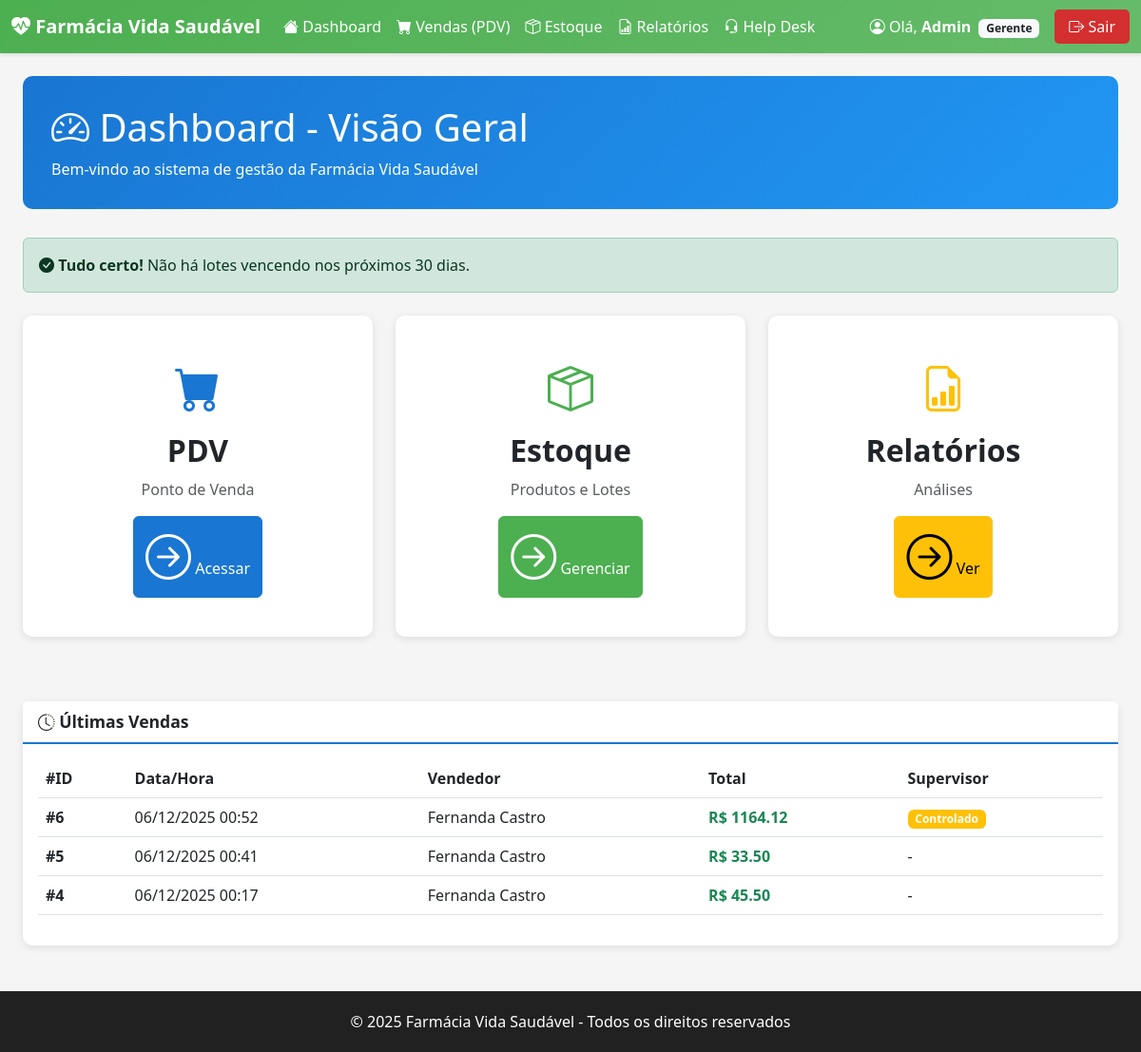
The page /dashboard (signed in) on the database its author committed.
### tables this page shows
CREATE TABLE usuarios (
            id INTEGER PRIMARY KEY AUTOINCREMENT,
            nome TEXT NOT NULL,
            login TEXT UNIQUE NOT NULL,
            senha_hash TEXT NOT NULL,
            cargo TEXT CHECK(cargo IN ('Atendente', 'Farmaceutico', 'Gerente')) NOT NULL,
            created_at TIMESTAMP DEFAULT CURRENT_TIMESTAMP
        );

CREATE TABLE vendas (
            id INTEGER PRIMARY KEY AUTOINCREMENT,
            data_venda TIMESTAMP DEFAULT CURRENT_TIMESTAMP,
            total REAL NOT NULL,
            usuario_id INTEGER NOT NULL,
            supervisor_liberacao TEXT,
            caminho_receita TEXT,
            FOREIGN KEY (usuario_id) REFERENCES usuarios(id)
        );

### app.py (the view)
@app.route('/dashboard')
@login_required
def dashboard():
    try:
        lotes_vencendo = db.get_lotes_vencendo()
        vendas_recentes = db.get_vendas_recentes(limite=5)
        return render_template('dashboard.html',
            lotes_vencendo=lotes_vencendo,
            vendas_recentes=vendas_recentes)
    except Exception as e:
        flash(f'Erro ao carregar dashboard: {str(e)}', 'danger')
        return render_template('dashboard.html', lotes_vencendo=[], vendas_recentes=[])

### app.py (called while the page is built)
@app.after_request
def permitir_help_desk_php(response):
    origem = request.headers.get('Origin')
    origens_permitidas = {'http://localhost:8000', 'http://127.0.0.1:8000'}
    if origem in origens_permitidas:
        response.headers['Access-Control-Allow-Origin'] = origem
        response.headers['Access-Control-Allow-Credentials'] = 'true'
        response.headers['Access-Control-Allow-Headers'] = 'Content-Type'
        response.headers['Access-Control-Allow-Methods'] = 'GET, OPTIONS'
    return response

@app.template_filter('format_date')
def format_date_filter(value, format='%d/%m/%Y'):
    if value is None:
        return ''
    if isinstance(value, str):
        try:
            if ' ' in value:
                value = datetime.strptime(value, '%Y-%m-%d %H:%M:%S')
            else:
                value = datetime.strptime(value, '%Y-%m-%d')
        except ValueError:
            return value  # Retorna a string original se falhar
    return value.strftime(format)

@app.template_filter('format_datetime')
def format_datetime_filter(value, format='%d/%m/%Y %H:%M'):
    return format_date_filter(value, format)

def login_required(f):
    @wraps(f)
    def decorated_function(*args, **kwargs):
        if 'user_id' not in session:
            flash('Você precisa fazer login para acessar esta página.', 'warning')
            return redirect(url_for('login'))
        return f(*args, **kwargs)
    return decorated_function

### db.py (called while the page is built)
def get_db_connection():
    try:
        conexao = sqlite3.connect(Config.DATABASE_PATH)
        conexao.row_factory = sqlite3.Row  # Retorna dicts ao invés de tuples
        return conexao
    except Exception as err:
        print(f"[ERRO DB] Falha na conexão: {err}")
        return None

def dict_from_row(row):
    if row is None:
        return None
    return dict(row)

### templates/dashboard.html (shortened to what this page needs)
{% extends "base.html" %}
{% block content %}
<div class="container-fluid fade-in">
    <div class="dashboard-header">
        <h1 class="mb-2">
            <i class="bi bi-speedometer2"></i> Dashboard - Visão Geral
        </h1>
        <p class="mb-0">Bem-vindo ao sistema de gestão da Farmácia Vida Saudável</p>
    </div>
    {% if lotes_vencendo %}
    <div class="alert-validade">
        <h4>
            <i class="bi bi-exclamation-triangle-fill"></i>
            ATENÇÃO: Lotes com Validade Próxima do Vencimento!
        </h4>
        <p class="mb-3">Os seguintes lotes vencem nos próximos 30 dias. Tome providências!</p>
        <div class="table-responsive">
            <table class="table table-bordered">
                <thead class="table-danger">
                    <tr>
                        <th>Produto</th>
                        <th>Fabricante</th>
                        <th>Nº Lote</th>
                        <th>Data de Validade</th>
                        <th>Dias Restantes</th>
                        <th>Quantidade</th>
                    </tr>
                </thead>
                <tbody id="lotes-tbody">
                    {% for lote in lotes_vencendo %}
                    <tr
                        class="{% if lote.dias_para_vencer <= 7 %}table-danger-custom{% endif %} {% if loop.index > 5 %}lote-extra d-none{% endif %}">
                        <td><strong>{{ lote.produto_nome }}</strong></td>
                        <td>{{ lote.fabricante }}</td>
                        <td>{{ lote.numero_lote }}</td>
                        <td>{{ lote.data_validade|format_date }}</td>
                        <td>
                            <span class="badge badge-vencendo">
                                {{ lote.dias_para_vencer }} dia(s)
                            </span>
                        </td>
                        <td>{{ lote.qtd_atual }} un.</td>
                    </tr>
                    {% endfor %}
                </tbody>
            </table>
        </div>
        {% if lotes_vencendo|length > 5 %}
        <div class="text-center mt-3">
            <button class="btn btn-outline-danger" id="btn-toggle-lotes" onclick="toggleLotesVencendo()">
                <i class="bi bi-chevron-down" id="icon-toggle-lotes"></i>
                <span id="text-toggle-lotes">Ver todos ({{ lotes_vencendo|length }} lotes)</span>
            </button>
        </div>
        {% endif %}
    </div>
    {% else %}
    <div class="alert alert-success">
        <i class="bi bi-check-circle-fill"></i>
        <strong>Tudo certo!</strong> Não há lotes vencendo nos próximos 30 dias.
    </div>
    {% endif %}
    <div class="row mt-4">
        <div class="col-md-4 mb-4">
            <a href="{{ url_for('pdv') }}" class="text-decoration-none">
                <div class="card stat-card">
                    <div class="card-body">
                        <i class="bi bi-cart-fill text-primary-custom"></i>
                        <h3>PDV</h3>
                        <p class="text-muted">Ponto de Venda</p>
                        <button class="btn btn-primary">
                            <i class="bi bi-arrow-right-circle"></i> Acessar
                        </button>
                    </div>
                </div>
            </a>
        </div>
        <div class="col-md-4 mb-4">
            <a href="{{ url_for('produtos') }}" class="text-decoration-none">
                <div class="card stat-card">
                    <div class="card-body">
                        <i class="bi bi-box-seam text-secondary-custom"></i>
                        <h3>Estoque</h3>
                        <p class="text-muted">Produtos e Lotes</p>
                        <button class="btn btn-success">
                            <i class="bi bi-arrow-right-circle"></i> Gerenciar
                        </button>
                    </div>
                </div>
            </a>
        </div>
        <div class="col-md-4 mb-4">
            <a href="{{ url_for('relatorios') }}" class="text-decoration-none">
                <div class="card stat-card">
                    <div class="card-body">
                        <i class="bi bi-file-earmark-bar-graph text-warning"></i>
                        <h3>Relatórios</h3>
                        <p class="text-muted">Análises</p>
                        <button class="btn btn-warning">
                            <i class="bi bi-arrow-right-circle"></i> Ver
                        </button>
                    </div>
                </div>
            </a>
        </div>
    </div>
    {% if vendas_recentes %}
    <div class="card mt-4">
        <div class="card-header">
            <i class="bi bi-clock-history"></i> Últimas Vendas
        </div>
        <div class="card-body">
            <div class="table-responsive">
                <table class="table table-hover">
                    <thead>
                        <tr>
                            <th>#ID</th>
                            <th>Data/Hora</th>
                            <th>Vendedor</th>
                            <th>Total</th>
                            <th>Supervisor</th>
                        </tr>
                    </thead>
                    <tbody>
                        {% for venda in vendas_recentes %}
                        <tr>
                            <td><strong>#{{ venda.id }}</strong></td>
                            <td>{{ venda.data_venda|format_datetime }}</td>
                            <td>{{ venda.vendedor }}</td>
                            <td><strong class="text-success">R$ {{ "%.2f"|format(venda.total) }}</strong></td>
                            <td>
                                {% if venda.supervisor_liberacao %}
                                <span class="badge bg-warning">Controlado</span>
                                {% else %}
                                -
                                {% endif %}
                            </td>
                        </tr>
                        {% endfor %}
                    </tbody>
                </table>
            </div>
        </div>
    </div>
    {% endif %}
</div>
{% endblock %}

### templates/base.html (shortened to what this page needs)
<!DOCTYPE html>
<html lang="pt-BR">
<head>
    <link href="https://cdn.jsdelivr.net/npm/bootstrap@5.3.0/dist/css/bootstrap.min.css" rel="stylesheet">
    <link rel="stylesheet" href="https://cdn.jsdelivr.net/npm/bootstrap-icons@1.10.0/font/bootstrap-icons.css">
    <link rel="stylesheet" href="{{ url_for('static', filename='css/style.css') }}">
</head>
<body>
    {% if session.user_id %}
    <nav class="navbar navbar-expand-lg navbar-dark navbar-custom">
        <div class="container-fluid">
            <a class="navbar-brand" href="{{ url_for('dashboard') }}">
                <i class="bi bi-heart-pulse-fill"></i>
                <strong>Farmácia Vida Saudável</strong>
            </a>
            <div class="collapse navbar-collapse" id="navbarNav">
                <ul class="navbar-nav me-auto">
                    <li class="nav-item">
                        <a class="nav-link" href="{{ url_for('dashboard') }}">
                            <i class="bi bi-house-fill"></i> Dashboard
                        </a>
                    </li>
                    <li class="nav-item">
                        <a class="nav-link" href="{{ url_for('pdv') }}">
                            <i class="bi bi-cart-fill"></i> Vendas (PDV)
                        </a>
                    </li>
                    <li class="nav-item">
                        <a class="nav-link" href="{{ url_for('produtos') }}">
                            <i class="bi bi-box-seam"></i> Estoque
                        </a>
                    </li>
                    <li class="nav-item">
                        <a class="nav-link" href="{{ url_for('relatorios') }}">
                            <i class="bi bi-file-earmark-bar-graph"></i> Relatórios
                        </a>
                    </li>
                    <li class="nav-item">
                        <a class="nav-link" href="http://localhost:8000/php/help_desk/index.php">
                            <i class="bi bi-headset"></i> Help Desk
                        </a>
                    </li>
                </ul>
                <div class="d-flex align-items-center">
                    <span class="text-white me-3">
                        <i class="bi bi-person-circle"></i>
                        Olá, <strong>{{ session.user_nome }}</strong>
                        <span class="badge bg-light text-dark ms-1">{{ session.user_cargo }}</span>
                    </span>
                    <a href="{{ url_for('logout') }}" class="btn btn-logout">
                        <i class="bi bi-box-arrow-right"></i> Sair
                    </a>
                </div>
            </div>
        </div>
    </nav>
    {% endif %}
    <main class="{% if session.user_id %}container-fluid{% endif %} mt-4">
        {% block content %}{% endblock %}
    </main>
    {% if session.user_id %}
    <footer class="footer mt-5">
        <div class="container">
            <p class="mb-0">
                &copy; 2025 Farmácia Vida Saudável - Todos os direitos reservados
            </p>
        </div>
    </footer>
    {% endif %}
</body>
</html>

### static/css/style.css (style rules this page uses)
:root { --primary-color: #1976D2; --secondary-color: #4CAF50; --danger-color: #D32F2F; --warning-color: #FF9800; --background-color: #F5F5F5; --text-dark: #212121; --text-light: #757575; }
body { background-color: var(--background-color); font-family: 'Segoe UI', Tahoma, Geneva, Verdana, sans-serif; color: var(--text-dark); }
.navbar-custom { background: linear-gradient(135deg, var(--secondary-color), #66BB6A) !important; box-shadow: 0 2px 4px rgba(0, 0, 0, 0.1); }
.navbar-custom .navbar-brand, .navbar-custom .nav-link { color: white !important; font-weight: 500; }
.navbar-custom .btn-logout { background-color: var(--danger-color); border: none; color: white; padding: 6px 15px; border-radius: 5px; font-weight: 500; }
.btn-primary { background-color: var(--primary-color) !important; border-color: var(--primary-color) !important; }
.btn-success { background-color: var(--secondary-color) !important; border-color: var(--secondary-color) !important; }
.card { border: none; border-radius: 10px; box-shadow: 0 2px 8px rgba(0, 0, 0, 0.1); margin-bottom: 20px; }
.card-header { background-color: white; border-bottom: 2px solid var(--primary-color); font-weight: 600; font-size: 1.1rem; }
.dashboard-header { background: linear-gradient(135deg, var(--primary-color), #2196F3); color: white; padding: 30px; border-radius: 10px; margin-bottom: 30px; }
.stat-card { text-align: center; padding: 25px; transition: transform 0.3s, box-shadow 0.3s; cursor: pointer; }
.stat-card i { font-size: 3rem; margin-bottom: 15px; }
.stat-card h3 { font-size: 2rem; font-weight: 700; margin: 10px 0; }
.table { background-color: white; }
.table thead { background-color: var(--primary-color); color: white; }
.footer { background-color: var(--text-dark); color: white; padding: 20px; text-align: center; margin-top: 50px; }
.text-primary-custom { color: var(--primary-color) !important; }
.text-secondary-custom { color: var(--secondary-color) !important; }
.fade-in { animation: fadeIn 0.5s ease-in; }

### rows shown on the page
usuarios: user_cargo "Gerente"
vendas: id "6", data_venda "06/12/2025 00:52", vendedor "Fernanda Castro", total "1164.12", supervisor_liberacao "Controlado"
vendas: id "5", data_venda "06/12/2025 00:41", vendedor "Fernanda Castro", total "33.50"
vendas: id "4", data_venda "06/12/2025 00:17", vendedor "Fernanda Castro", total "45.50"

### other values the page prints
{{ session.user_nome }} "Admin"
